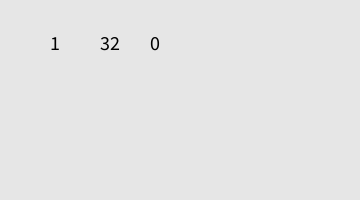
Frame 1 (no input)
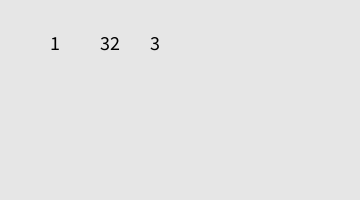
Frame 60 (the mouse pressed at the canvas centre just before this capture)
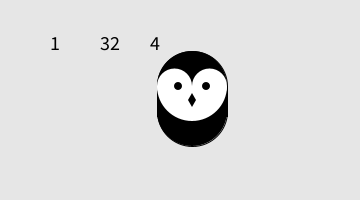
Frame 120 (the mouse held since frame 60 and released just before this capture)

The Processing sketch that drew these frames (run headless with seeded random() and noise(); from frame 60 on, the mouse is pressed at the canvas centre):

// Processing sketch: sketch_140606_16
// ── sketch_140606_16.pde

int ih,im,is;

void drawLeftEye(float x,float y){
  fill(255);
  ellipse(x,y,35,35);
  fill(0);
  ellipse(x+3.5,y,8,8);
}

void drawRightEye(float x,float y){
  fill( 255 );
  ellipse(x, y, 35, 35);
  fill( 0 );
  ellipse(x-3.5, y, 8, 8);
}

void drawOwl(float x,float y){
pushMatrix();
stroke(0);
fill(0);
ellipse(x,y-14,70,70);
ellipse(x,y+11,70,70);
rect(x-35,y-14,70,30);
noStroke();
fill(255);
arc(x,y-14,70,70,0,PI);
  drawLeftEye(x-17.5,y-14);
  drawRightEye(x+17.5,y-14);
  fill(0);
  quad(x,y-7, x+4,y, x,y+7, x-4,y);
popMatrix();
}

void setup() {
  size(360, 200);
  smooth();
}

void draw() {
  ih = hour();
  im = minute();
  is = second();

  background(230);
  textSize(20);
  fill(0);
  text(ih,50,50);
  text(im,100,50);
  text(is,150,50);
  if(second()%4 == 0)drawOwl(minute()*6,height/2);
}
